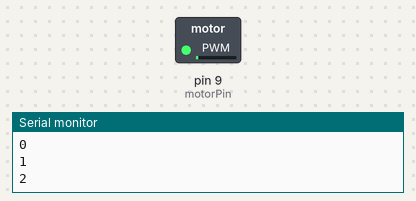
Bench run of a sketch on a simulated Arduino Uno, built with avr-gcc and run on an emulated ATmega328P. On the bench: switched loads named in the sketch (green lamp = pin HIGH), the last lines printed to the serial monitor.

Above: at 0.05 s.
At 2.75 s:
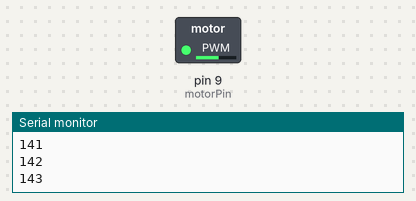
At 5.45 s:
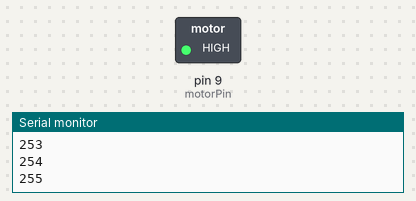
At 10.85 s:
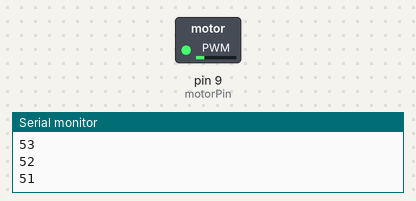
Timing chart, 0 to 18.0 s (numbered marks = the images above):
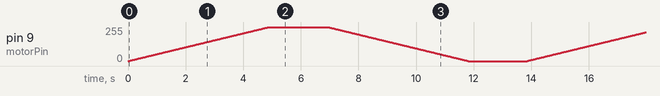

The sketch:

spinMotorSpin.ino
```cpp
// Spin Motor Spin
// By: Gavin

int motorPin = 9;

void setup() {
  Serial.begin(9600);
  pinMode(motorPin, OUTPUT);
}

void accelerate(int delayTime) {
  // accelerate motor to full speed for set duration
  for (int i = 0; i < 256; i++) {
    Serial.println(i);
    analogWrite(motorPin, i);
    delay(delayTime * 1000 / 256);
  }
}

void decelerate(int delayTime) {
  // decelerate motor to full stop for set duration
  for (int i = 256; i >= 0; i--) {
    // >= operator to get to 0 value

    Serial.println(i);
    analogWrite(motorPin, i);
    delay(delayTime * 1000 / 256);
  }
}

void loop() {
  accelerate(5); // accelerate over 5 seconds
  delay(2000);
  decelerate(5); // decelerate to a stop over 5 seconds
  delay(2000);
}
```
